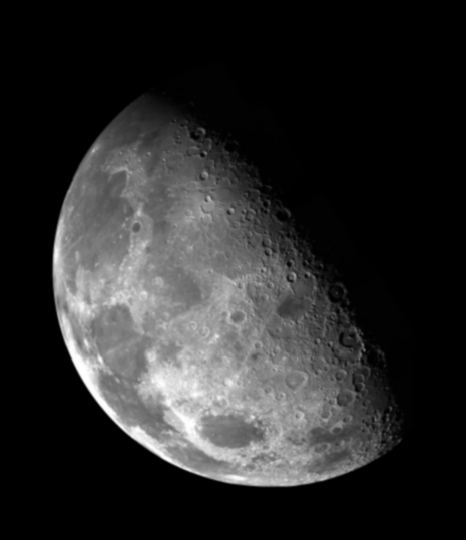
//> input picture Laplacian_operator/blurry_moon.tif, 466 x 540 px
$ ./Laplacian_operator   (built with g++ and OpenCV 4)
//> lines starting //> are read from the running program, lines starting //| are printed output that depends on the picture; after the words box and inside, x2 and y2 are one past the last pixel; in counts of white or black regions, pixels touching at a corner belong together
#define _CRT_SECURE_NO_WARNINGS //必須在include前
#include <cstdio>
#include<opencv2\core.hpp>
#include<opencv2\highgui.hpp>
#include <opencv2/imgcodecs.hpp>
#include <opencv2/imgproc.hpp>
#include <cmath>
# define MY_PI 3.14159265358979323846

using namespace cv;
using namespace std;

//Laplacian_Frequency
void fftshift(const Mat& input_img, Mat& output_img)
{
	output_img = input_img.clone();
	int cx = output_img.cols / 2;
	int cy = output_img.rows / 2;
	Mat q1(output_img, Rect(0, 0, cx, cy));
	Mat q2(output_img, Rect(cx, 0, cx, cy));
	Mat q3(output_img, Rect(0, cy, cx, cy));
	Mat q4(output_img, Rect(cx, cy, cx, cy));

	Mat temp;
	q1.copyTo(temp);
	q4.copyTo(q1);
	temp.copyTo(q4);
	q2.copyTo(temp);
	q3.copyTo(q2);
	temp.copyTo(q3);
}

void calculateDFT(Mat& scr, Mat& dst)
{
	// define mat consists of two mat, one for real values and the other for complex values
	Mat planes[] = { scr, Mat::zeros(scr.size(), CV_32F) };
	Mat complexImg;
	merge(planes, 2, complexImg);

	dft(complexImg, complexImg);
	dst = complexImg;
}

Mat construct_H(Mat& scr)
{
	Mat H(scr.size(), CV_32F, Scalar(1));
	float D = 0;
	for (int u = 0; u < H.rows; u++)
	{
		for (int v = 0; v < H.cols; v++)
		{
			D = u * u + v * v;
			H.at<float>(u, v) = 1 + (4 * MY_PI * MY_PI * D);
		}
	}
	return H;
}

void filtering(Mat& scr, Mat& dst, Mat& H)
{
	fftshift(H, H);
	Mat planesH[] = { Mat_<float>(H.clone()), Mat_<float>(H.clone()) };

	Mat planes_dft[] = { scr, Mat::zeros(scr.size(), CV_32F) };
	split(scr, planes_dft);

	Mat planes_out[] = { Mat::zeros(scr.size(), CV_32F), Mat::zeros(scr.size(), CV_32F) };
	planes_out[0] = planesH[0].mul(planes_dft[0]);
	planes_out[1] = planesH[1].mul(planes_dft[1]);

	merge(planes_out, 2, dst);

}

//Laplacian_Space
int mask2[3][3] = { 0, -1, 0, -1, 4, -1, 0, -1, 0 }; //  Laplacian mask 四鄰域
int mask1[3][3] = { -1, -1, -1, -1, 8, -1, -1, -1, -1 }; //  Laplacian mask 八鄰域

void Laplacian_Space(Mat src, Mat dst , int mask[3][3])
{
	for (int i = 1; i < src.rows - 1; i++)
	{
		for (int j = 1; j < src.cols - 1; j++)
		{
			//saturate_cast函數的作用即是:當運算完後，結果為負，則轉為0，結果超出255，則為255
			dst.at<uchar>(i, j) = saturate_cast<uchar>(mask[1][1] * src.at<uchar>(i, j) +
				(mask[0][0] * src.at<uchar>(i - 1, j - 1) + mask[1][0] * src.at<uchar>(i, j - 1) + mask[2][0] * src.at<uchar>(i + 1, j - 1) +
					mask[0][1] * src.at<uchar>(i - 1, j) + mask[2][1] * src.at<uchar>(i + 1, j) +
					mask[0][2] * src.at<uchar>(i - 1, j + 1) + mask[1][2] * src.at<uchar>(i, j + 1) + mask[2][2] * src.at<uchar>(i + 1, j + 1)));
			//將算出來的拉普拉斯與原本值相加存回去
			dst.at<uchar>(i, j) = saturate_cast<uchar>(src.at<uchar>(i, j) + dst.at<uchar>(i, j));
		}
	}
}

int main() {
	/*************************	moon.bmp	***************************/
	Mat src1 = imread("blurry_moon.tif", 0);
//> src1 is the input picture: 540 rows x 466 cols, CV_8UC1; min 0, max 254, mean 42.7
	Mat des1 = imread("blurry_moon.tif", 0);
	Mat src2 = imread("blurry_moon.tif", 0);
	//laplacian_frequency
	src2.convertTo(src2, CV_32F);
	// DFT
	Mat DFT_image1;
	calculateDFT(src2, DFT_image1);
//> in calculateDFT, `Mat planes[] = { scr, Mat::zeros(scr.size(), CV_32F) };`: planes[1]: 540 rows x 466 cols, CV_32FC1; every value is 0
	// construct H
	Mat H1;
	H1 = construct_H(src2);
//> after the loop in construct_H, `for (int u = 0; u < H.rows; u++)`:
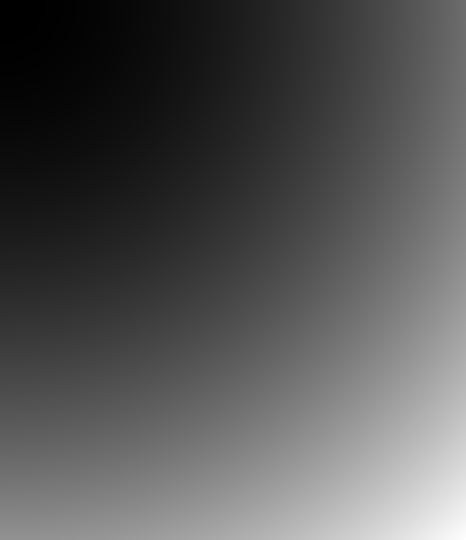
//> H: 540 rows x 466 cols, CV_32FC1; min 1, max 20005532, mean 6675117.5; drawn with min black and max white
	// filtering
	Mat complexIH1;
	filtering(DFT_image1, complexIH1, H1);
	// IDFT
	Mat des2;
	dft(complexIH1, des2, DFT_INVERSE | DFT_REAL_OUTPUT);
	normalize(des2, des2, 0, 1, NORM_MINMAX);
	// laplacian_space
	Laplacian_Space(src1, des1, mask1);
//> after the loop in Laplacian_Space, `for (int i = 1; i < src.rows - 1; i++)`:
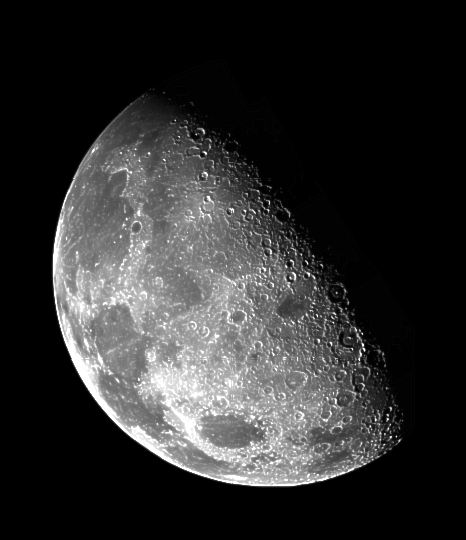
//> dst: 540 rows x 466 cols, CV_8UC1; 17.77% of pixels changed, all inside (x1, y1, x2, y2) = (53, 59, 415, 486)
	// 顯示結果
	imshow("blurry_moon_Original", src1);
	imshow("blurry_moon_Laplacian_Space", des1);
	imshow("blurry_moon_Laplacian_Frequency", des2);

	/*************************	skeleton_orig.bmp	***************************/
	Mat src3 = imread("skeleton_orig.bmp", 0);
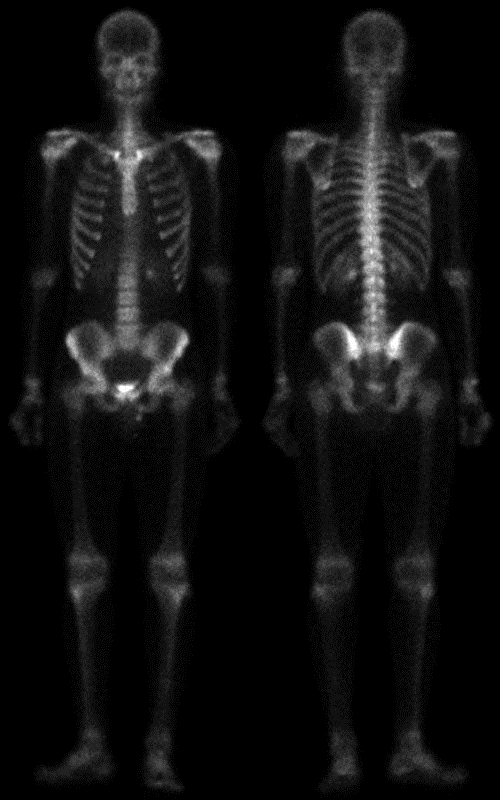
//> input picture Laplacian_operator/skeleton_orig.bmp, 500 x 800 px
//> src3 is the input picture: 800 rows x 500 cols, CV_8UC1; min 0, max 255, mean 16.9
	Mat des3 = imread("skeleton_orig.bmp", 0);
	Mat src4 = imread("skeleton_orig.bmp", 0);
	//laplacian_frequency
	src4.convertTo(src4, CV_32F);
	// DFT
	Mat DFT_image2;
	calculateDFT(src4, DFT_image2);
//> in calculateDFT (call 2), `Mat planes[] = { scr, Mat::zeros(scr.size(), CV_32F) };`: planes[1]: 800 rows x 500 cols, CV_32FC1; every value is 0
	// construct H
	Mat H2;
	H2 = construct_H(src4);
//> after the loop in construct_H (call 2), `for (int u = 0; u < H.rows; u++)`:
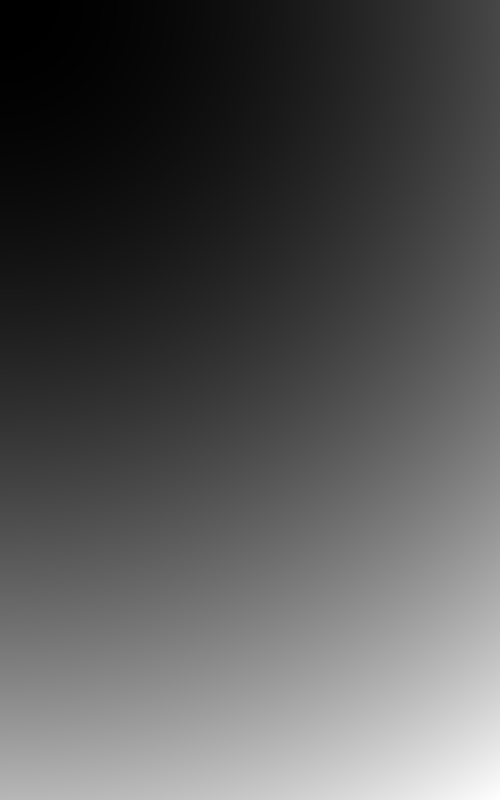
//> H: 800 rows x 500 cols, CV_32FC1; min 1, max 35033228, mean 11686285; drawn with min black and max white
	// filtering
	Mat complexIH2;
	filtering(DFT_image2, complexIH2, H2);
//> in fftshift (call 2), `Mat q4(output_img, Rect(cx, cy, cx, cy));`:
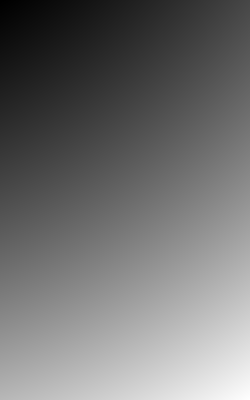
//> q4: 400 rows x 250 cols, CV_32FC1; min 8783949, max 35033228, mean 20457400; drawn with min black and max white
//> in fftshift (call 2), `temp.copyTo(q3);`:
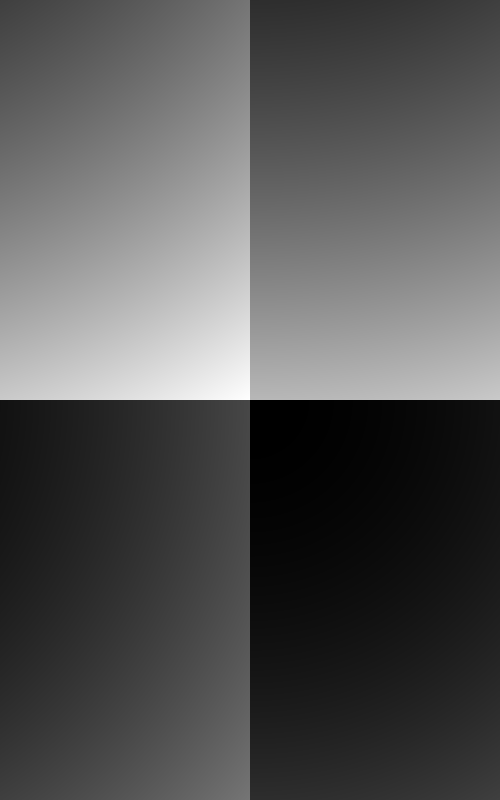
//> output_img: 800 rows x 500 cols, CV_32FC1; min 1, max 35033228, mean 11686284; drawn with min black and max white
	// IDFT
	Mat des4;
	dft(complexIH2, des4, DFT_INVERSE | DFT_REAL_OUTPUT);
	normalize(des4, des4, 0, 1, NORM_MINMAX);
	// laplacian_space
	Laplacian_Space(src3, des3, mask2);
//> after the loop in Laplacian_Space (call 2), `for (int i = 1; i < src.rows - 1; i++)`:
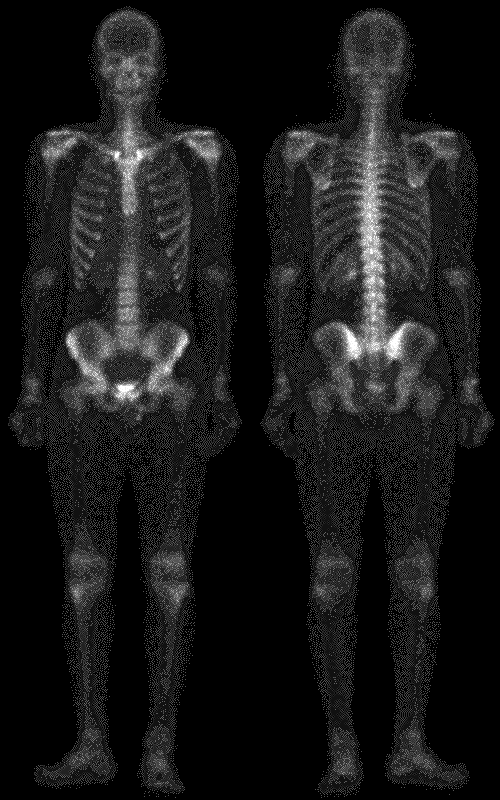
//> dst: 800 rows x 500 cols, CV_8UC1; min 0, max 255, mean 25.1
	// 顯示結果
	imshow("skeleton_original", src3);
	imshow("skeleton_Laplacian_Space", des3);
	imshow("skeleton_Laplacian_Frequency", des4);

	waitKey(0);
	return 0;
}
